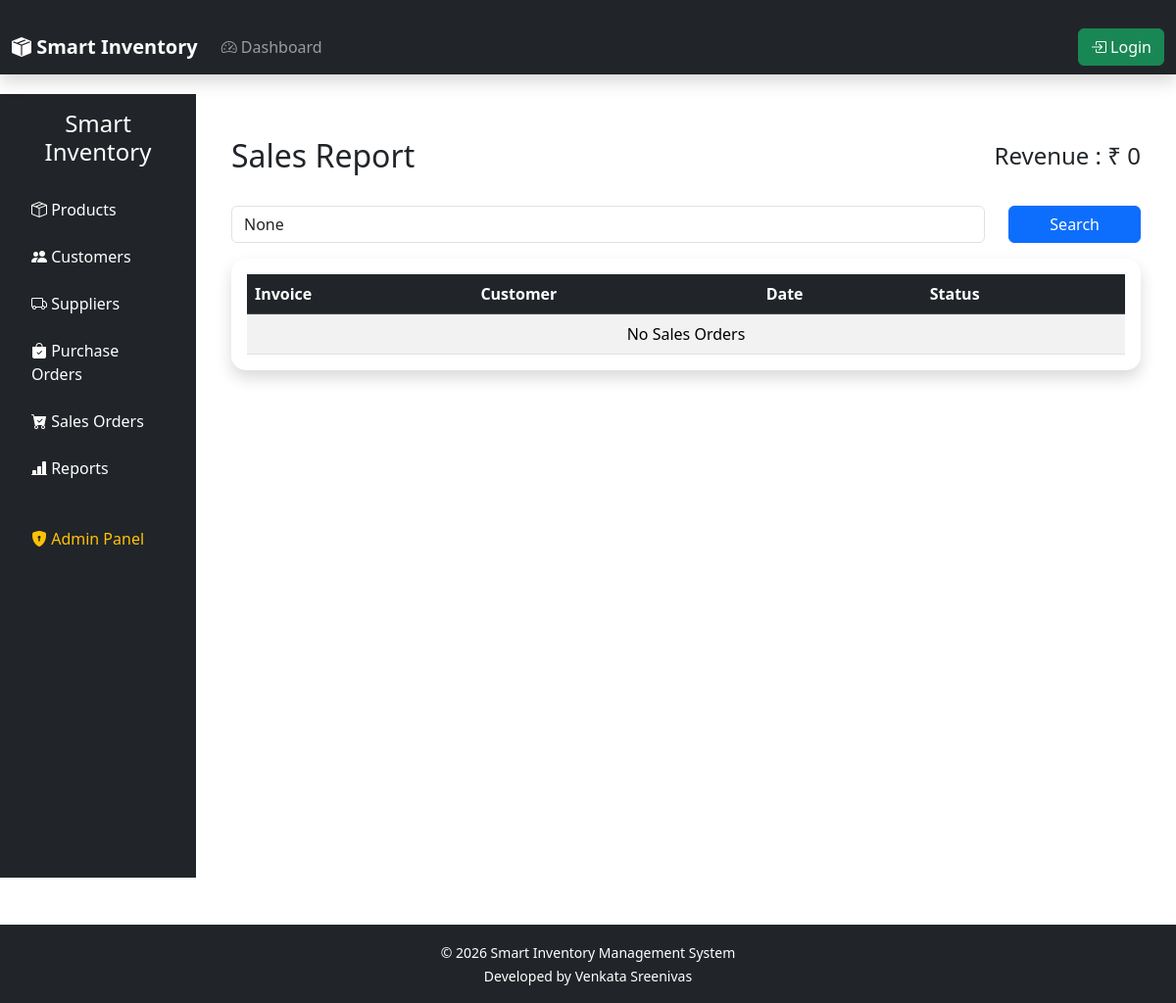
The page /reports/sales/ on the database as committed earlier.
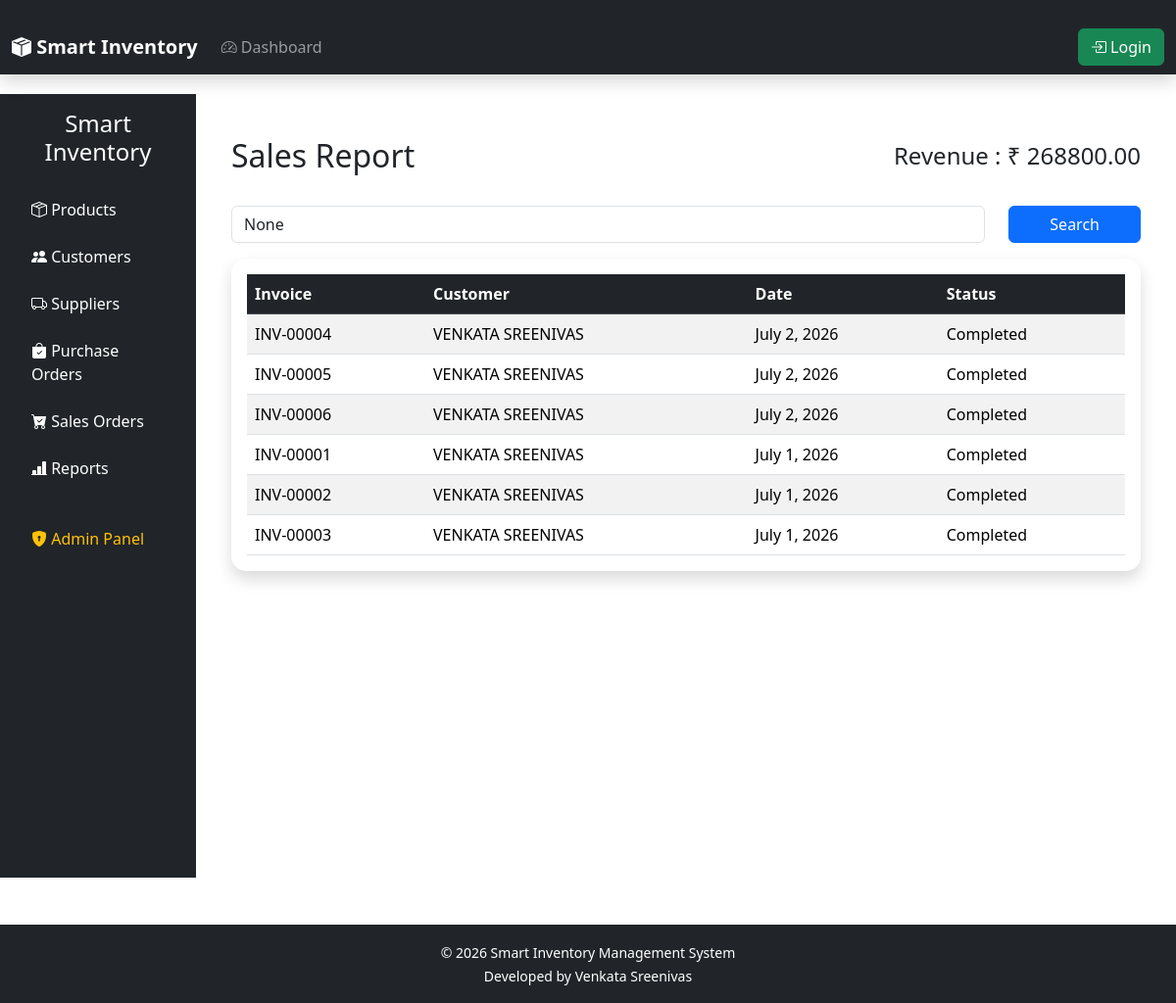
The same page on the database as committed later.
### orders/models.py (models this page shows, shortened)
class SalesOrder(models.Model):
    STATUS_CHOICES = [
        ("Pending", "Pending"),
        ("Completed", "Completed"),
        ("Cancelled", "Cancelled"),
    ]
    customer = models.ForeignKey(
        Customer,
        on_delete=models.CASCADE
    )
    invoice_number = models.CharField(
        max_length=20,
        unique=True
    )
    order_date = models.DateField(
        auto_now_add=True
    )
    status = models.CharField(
        max_length=20,
        choices=STATUS_CHOICES,
        default="Pending"
    )
    stock_updated = models.BooleanField(
        default=False
    )
    created_at = models.DateTimeField(
        auto_now_add=True
    )
    class Meta:
        ordering = ["-id"]

### customers/models.py (models this page shows)
class Customer(models.Model):
    first_name = models.CharField(
        max_length=100
    )
    last_name = models.CharField(
        max_length=100
    )
    email = models.EmailField(
        unique=True
    )
    phone = models.CharField(
        max_length=15,
        unique=True
    )
    city = models.CharField(
        max_length=100
    )
    address = models.TextField()
    created_at = models.DateTimeField(
        auto_now_add=True
    )
    updated_at = models.DateTimeField(
        auto_now=True
    )
    def __str__(self):
        return f"{self.first_name} {self.last_name}"

### reports/views.py (the view)
def sales_report(request):
    orders = SalesOrder.objects.select_related(
        "customer"
    ).order_by("-order_date")
    search = request.GET.get("search")
    if search:
        orders = orders.filter(
            customer__name__icontains=search
        )
    total_revenue = 0
    for order in orders:
        for item in order.items.all():
            total_revenue += item.subtotal()
    return render(
        request,
        "reports/sales_report.html",
        {
            "orders": orders,
            "total_revenue": total_revenue,
            "search": search,
        },
    )

### orders/models.py (called while the page is built)
    def subtotal(self):
        return self.quantity * self.selling_price

### templates/reports/sales_report.html
{% extends "base.html" %}
{% block content %}
<div class="container-fluid">
    <div class="d-flex justify-content-between align-items-center mb-4">
        <h2>Sales Report</h2>
        <h4>
            Revenue :
            ₹ {{ total_revenue }}
        </h4>
    </div>
    <form method="GET" class="row mb-3">
        <div class="col-md-10">
            <input
                type="text"
                name="search"
                class="form-control"
                placeholder="Search Customer"
                value="{{ search }}">
        </div>
        <div class="col-md-2">
            <button class="btn btn-primary w-100">
                Search
            </button>
        </div>
    </form>
    <div class="card shadow">
        <div class="card-body">
            <table class="table table-striped">
                <thead class="table-dark">
                    <tr>
                        <th>Invoice</th>
                        <th>Customer</th>
                        <th>Date</th>
                        <th>Status</th>
                    </tr>
                </thead>
                <tbody>
                    {% for order in orders %}
                    <tr>
                        <td>{{ order.invoice_number }}</td>
                        <td>{{ order.customer }}</td>
                        <td>{{ order.order_date }}</td>
                        <td>{{ order.status }}</td>
                    </tr>
                    {% empty %}
                    <tr>
                        <td colspan="4" class="text-center">
                            No Sales Orders
                        </td>
                    </tr>
                    {% endfor %}
                </tbody>
            </table>
        </div>
    </div>
</div>
{% endblock %}

Rows that differ between the two databases and show on the page:
added SalesOrder: invoice_number "INV-00004", customer "VENKATA SREENIVAS", order_date "July 2, 2026", status "Completed"
added SalesOrder: invoice_number "INV-00005", customer "VENKATA SREENIVAS", order_date "July 2, 2026", status "Completed"
added SalesOrder: invoice_number "INV-00006", customer "VENKATA SREENIVAS", order_date "July 2, 2026", status "Completed"
added SalesOrder: invoice_number "INV-00001", customer "VENKATA SREENIVAS", order_date "July 1, 2026", status "Completed"
added SalesOrder: invoice_number "INV-00002", customer "VENKATA SREENIVAS", order_date "July 1, 2026", status "Completed"
added SalesOrder: invoice_number "INV-00003", customer "VENKATA SREENIVAS", order_date "July 1, 2026", status "Completed"
Other text that changed with them:
{{ total_revenue }}: "0" → "268800.00"
text no longer shown: "No Sales Orders"
